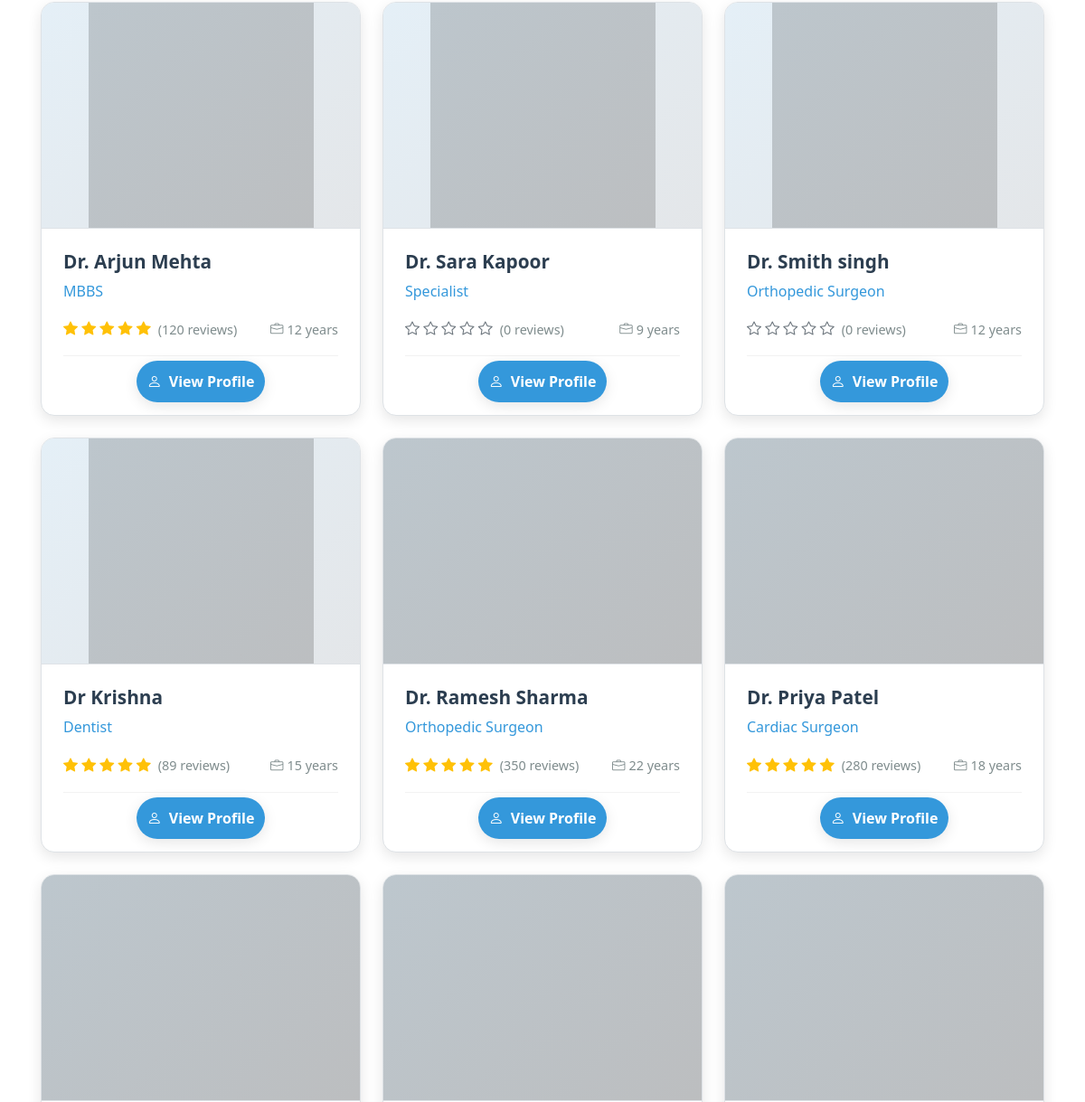
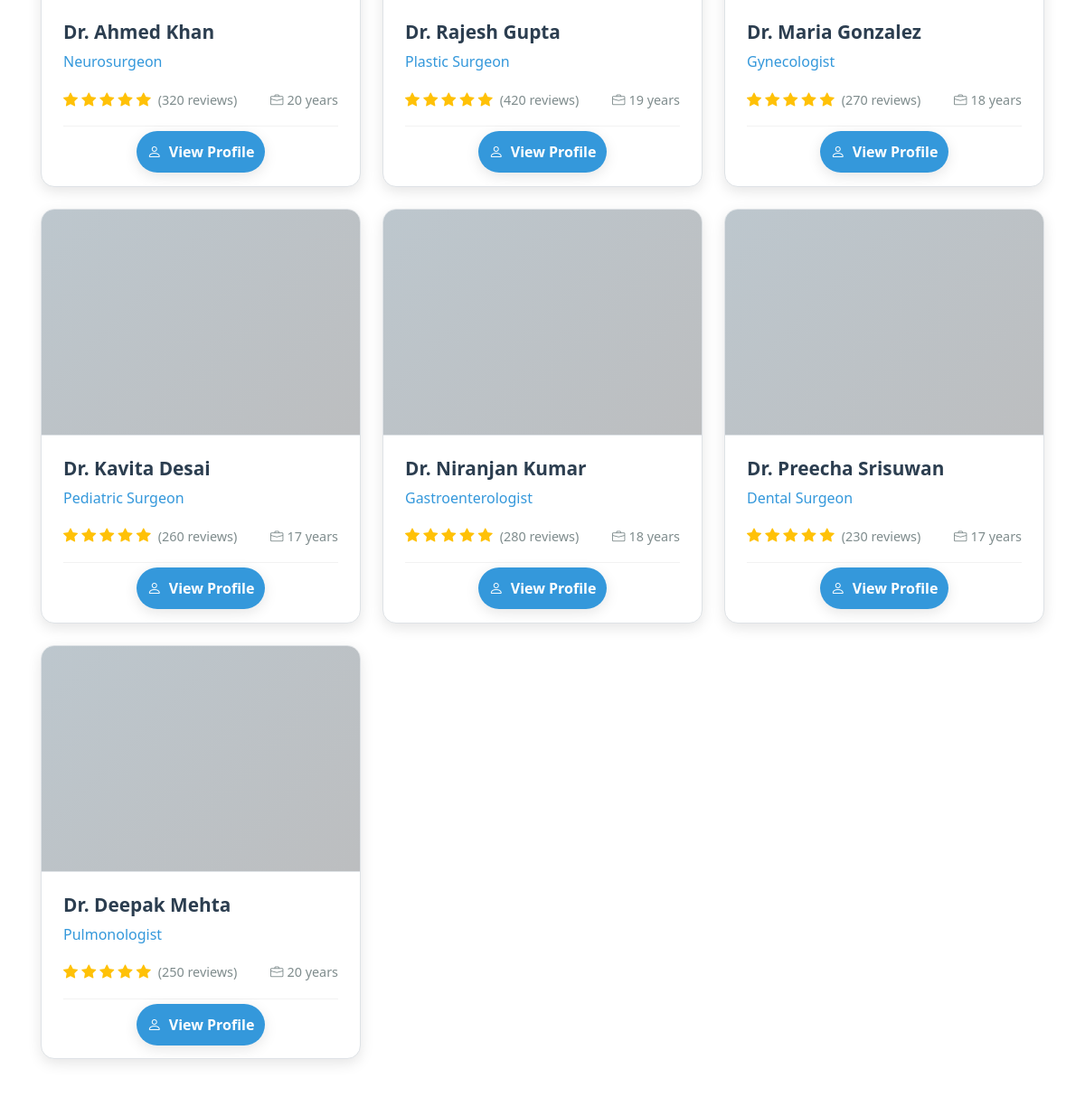
/doctors/ (middle part), run on an earlier commit of the app's database (2 pictures, top to bottom).
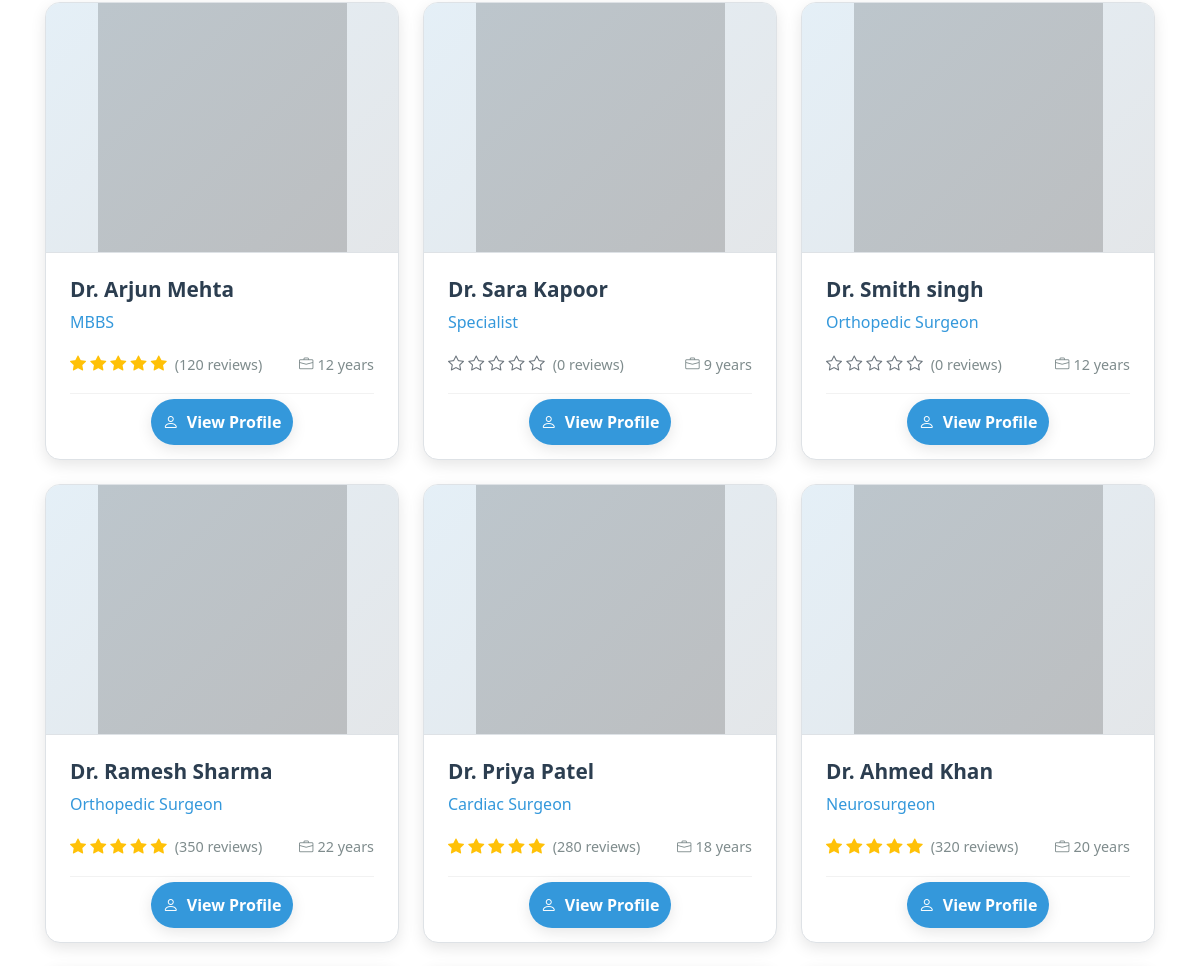
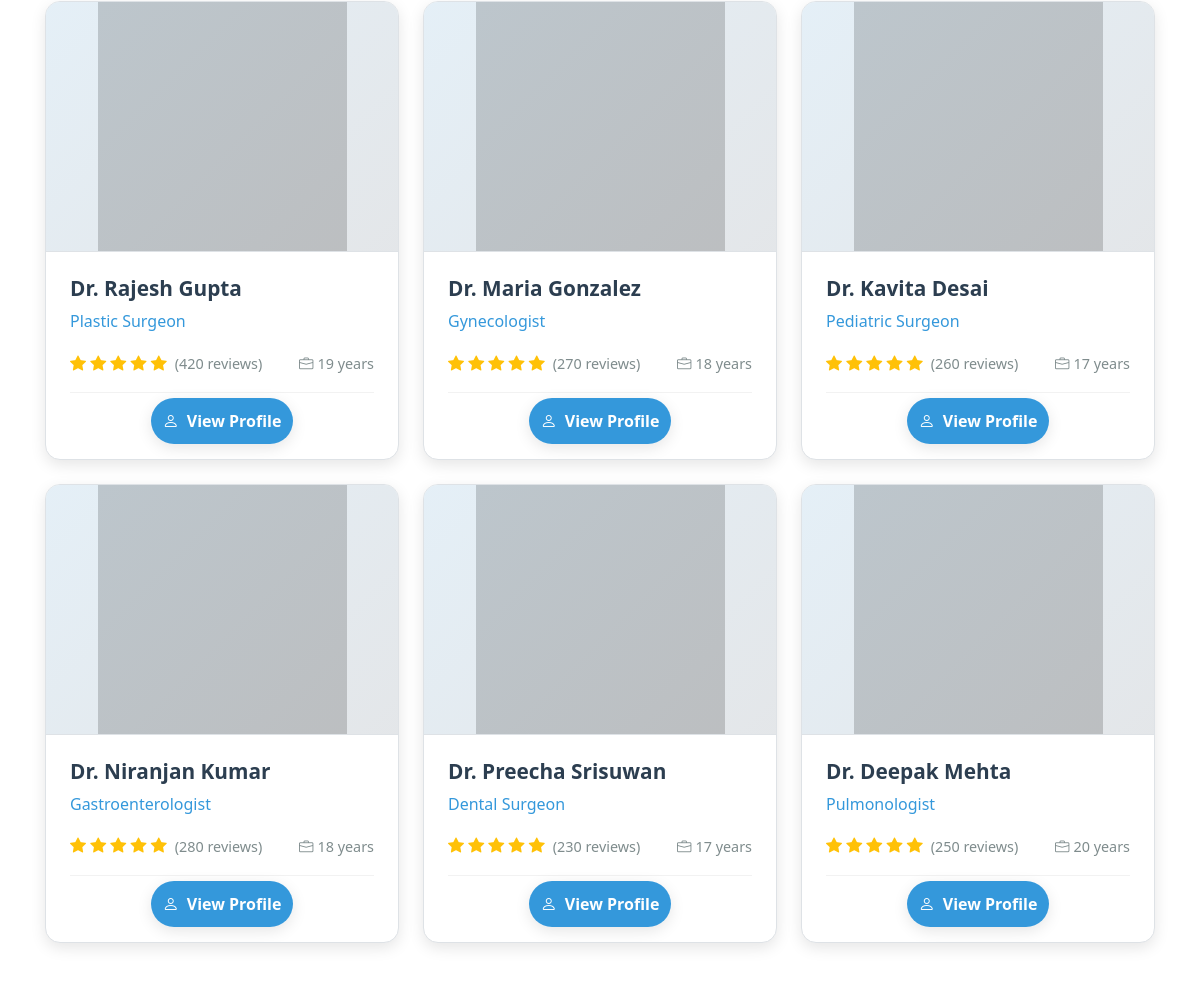
And on a later commit of the database (2 pictures, top to bottom).
### doctors/models.py (models this page shows, shortened)
class Doctor(models.Model):
    name = models.CharField(max_length=200)
    slug = models.SlugField(unique=True, blank=True)
    specialization = models.CharField(max_length=200, blank=True)
    key_points = models.TextField(blank=True)
    about = models.TextField(blank=True, help_text="Detailed description of the doctor's background and expertise")
    education = models.TextField(blank=True)
    experience_years = models.PositiveIntegerField(default=0)  # type: ignore
    treatments = models.ManyToManyField(Treatment, related_name="doctors", blank=True)
    hospitals = models.ManyToManyField(Hospital, related_name="doctors", blank=True)
    awards = models.TextField(blank=True, help_text="Enter awards separated by new lines")
    phone = models.CharField(max_length=20, blank=True)
    email = models.EmailField(blank=True)
    website = models.URLField(blank=True)
    rating = models.DecimalField(max_digits=3, decimal_places=2, default=0.0)
    review_count = models.PositiveIntegerField(default=0)  # type: ignore
    medical_license_number = models.CharField(max_length=50, blank=True)
    languages_spoken = models.CharField(max_length=200, blank=True, help_text="Languages spoken by the doctor, separated by commas")
    profile_picture = models.URLField(blank=True, help_text="URL to doctor's profile picture", validators=[validate_image_url])

### doctors/views.py (the view, shortened to what this page needs)
# urls.py: path("", views.doctors_list, name="doctors_list"),
def doctors_list(request: HttpRequest) -> HttpResponse:
    doctors = Doctor.objects.all()  # type: ignore
    search = request.GET.get('search', '')
    specialization = request.GET.get('specialization', '')
    experience = request.GET.get('experience', '')
    rating = request.GET.get('rating', '')
    treatment = request.GET.get('treatment', '')  # Add treatment filter
    hospital_id = request.GET.get('hospital', '')  # Add hospital filter for related doctors
    treatment_id = request.GET.get('treatment_id', '')  # Add treatment filter for related doctors
    if search:
        name_filter = Q(name__icontains=search)
        specialization_filter = Q(specialization__icontains=search)
        doctors = doctors.filter(name_filter | specialization_filter)  # type: ignore
    if specialization:
        doctors = doctors.filter(specialization__icontains=specialization)  # type: ignore
    if treatment:
        doctors = doctors.filter(treatments__name__icontains=treatment)  # type: ignore
    if hospital_id:
        doctors = doctors.filter(hospitals__id=hospital_id)  # type: ignore
    if treatment_id:
        doctors = doctors.filter(treatments__id=treatment_id)  # type: ignore
    if search or specialization or experience or rating or treatment or hospital_id or treatment_id:
        doctors = doctors.distinct()  # type: ignore
    context = {
        'doctors': doctors,
        'search_filter': search,
        'specialization_filter': specialization,
        'experience_filter': experience,
        'rating_filter': rating,
        'treatment_filter': treatment,
        'hospital_filter': hospital_id,
        'treatment_id_filter': treatment_id,
    }
    return render(request, "doctors/list.html", context)

### doctors/templates/doctors/list.html (shortened to what this page needs)
{% extends 'base.html' %}
{% load static %}
{% block content %}
<div class="doctors-page">
  <section class="doctors-section" aria-labelledby="doctors-heading">
    <div class="container">
      <div class="doctors-grid">
        {% for d in doctors %}
        <div class="doctor-card">
          <div class="doctor-image-container">
            {% if d.profile_picture and d.profile_picture != '' %}
              {% if 'http' in d.profile_picture or 'https' in d.profile_picture %}
                <img src="{{ d.profile_picture }}" class="doctor-image" alt="{{ d.name }}" onerror="this.src='https://ui-avatars.com/api/?name={{ d.name|urlencode }}&background=0D6EFD&color=fff&size=256'; this.classList.add('fallback');">
              {% else %}
                <img src="{{ d.profile_picture }}" class="doctor-image" alt="{{ d.name }}" onerror="this.src='https://ui-avatars.com/api/?name={{ d.name|urlencode }}&background=0D6EFD&color=fff&size=256'; this.classList.add('fallback');">
              {% endif %}
            {% else %}
              <img src="https://ui-avatars.com/api/?name={{ d.name|urlencode }}&background=0D6EFD&color=fff&size=256" class="doctor-image fallback" alt="{{ d.name }}">
            {% endif %}
          </div>
          <div class="doctor-body">
            <h3 class="doctor-name">{{ d.name }}</h3>
            <div class="doctor-specialization">{{ d.specialization|default:'Specialist' }}</div>
            <div class="doctor-meta">
              <div class="doctor-rating">
                <div class="rating-stars">
                  {% for i in "12345" %}
                    {% if forloop.counter <= d.rating|floatformat:"0"|add:"0" %}
                      <i class="bi bi-star-fill text-warning"></i>
                    {% else %}
                      <i class="bi bi-star text-muted"></i>
                    {% endif %}
                  {% endfor %}
                </div>
                <span class="rating-count">({{ d.review_count|default:0 }} reviews)</span>
              </div>
              <div class="doctor-experience">
                <i class="bi bi-briefcase"></i> {{ d.experience_years }} years
              </div>
            </div>
            <div class="doctor-footer">
              <a href="/doctors/{{ d.slug }}/" class="btn-doctor-profile">
                <i class="bi bi-person me-1"></i> View Profile
              </a>
            </div>
          </div>
        </div>
        {% endfor %}
      </div>
    </div>
  </section>
</div>
{% endblock %}

### templates/base.html (shortened to what this page needs)
{% load static %}
<!DOCTYPE html>
<html lang="en">
  <head>
    <link
      href="https://cdn.jsdelivr.net/npm/bootstrap@5.3.3/dist/css/bootstrap.min.css"
      rel="stylesheet"
    />
    <link
      href="https://cdn.jsdelivr.net/npm/bootstrap-icons@1.11.3/font/bootstrap-icons.css"
      rel="stylesheet"
    />
    <link href="{% static 'css/main.css' %}" rel="stylesheet" />
  </head>
  <body>
    <main>
       {% block content %}{% endblock %}
    </main>
  </body>
</html>

### static/css/main.css (style rules this page uses)
:root { --medical-red: #adb5bd; --medical-red-dark: #868e96; --medical-green: #adb5bd; --medical-green-dark: #868e96; --medical-blue: #adb5bd; --medical-blue-dark: #868e96; --medical-blue-light: #e9ecef; --turquoise: #adb5bd; --slate-blue: #adb5bd; --platinum: #e9ecef; --glacier: #e9ecef; --ice-blue: #f8f9fa; --white: #ffffff; --light-gray: #f8f9fa; --dark-gray: #495057; --border-color: #dee2e6; --shadow-color: rgba(0, 0, 0, 0.1); }
body { font-family: 'Inter', system-ui, -apple-system, sans-serif; color: var(--dark-gray); background-color: var(--white); line-height: 1.6; padding: 0; margin: 0; }
h1, h2, h3, h4, h5, h6 { font-weight: 700; color: var(--dark-gray); margin-bottom: 0.5rem; }
h3 { font-size: 1.75rem; }
a { color: var(--medical-blue); text-decoration: none; }
.text-muted { color: #6c757d !important; }
.container, .container-fluid { padding-left: 15px; padding-right: 15px; }

### doctors/templates/doctors/list.html (style rules this page uses)
:root { --primary-dark: #2c3e50; --primary-medium: #3498db; --primary-light: #5dade2; --accent: #e74c3c; --success: #27ae60; --warning: #f39c12; --light-bg: #f8f9fa; --dark-text: #2c3e50; --light-text: #ffffff; --border: #dee2e6; --shadow: rgba(0, 0, 0, 0.1); --shadow-strong: rgba(0, 0, 0, 0.15); --gradient-start: #3498db; --gradient-end: #2c3e50; --transition-speed: 0.3s; }
.doctors-page { font-family: 'Segoe UI', Tahoma, Geneva, Verdana, sans-serif; color: var(--dark-text); line-height: 1.6; }
.doctors-section { background-color: white; padding: 5rem 0; }
.doctors-grid { display: grid; grid-template-columns: repeat(auto-fit, minmax(300px, 1fr)); gap: 2rem; margin-top: 2rem; }
.doctor-card { background: var(--doctor-card-bg, white); border-radius: 15px; overflow: hidden; box-shadow: 0 5px 15px var(--shadow); transition: all var(--transition-speed) ease; border: 1px solid var(--border); display: flex; flex-direction: column; height: 100%; }
.doctor-image-container { position: relative; height: 250px; overflow: hidden; display: flex; align-items: center; justify-content: center; background-color: #f8f9fa; border-bottom: 1px solid var(--border); }
.doctor-image { width: 100%; height: 100%; object-fit: cover; transition: transform var(--transition-speed) ease; display: block; background-color: #f8f9fa; }
.doctor-image-container::before { content: ""; position: absolute; top: 0; left: 0; right: 0; bottom: 0; background: linear-gradient(135deg, #3498db 0%, #2c3e50 100%); opacity: 0.1; z-index: 1; }
.doctor-image.fallback { object-fit: contain; background-color: #f8f9fa; }
.doctor-body { padding: 1.5rem; flex-grow: 1; display: flex; flex-direction: column; }
.doctor-name { font-size: 1.3rem; font-weight: 700; margin-bottom: 0.5rem; color: var(--primary-dark); }
.doctor-specialization { font-size: 1rem; color: var(--primary-medium); margin-bottom: 1rem; font-weight: 500; }
.doctor-meta { display: flex; justify-content: space-between; margin-bottom: 1rem; padding-bottom: 1rem; border-bottom: 1px solid rgba(0, 0, 0, 0.05); }
.doctor-rating { display: flex; align-items: center; }
.rating-stars { color: var(--warning); margin-right: 0.5rem; }
.rating-count { font-size: 0.9rem; color: #7f8c8d; }
.doctor-experience { display: flex; align-items: center; font-size: 0.9rem; color: #7f8c8d; }
.doctor-experience i { margin-right: 0.25rem; }
.doctor-footer { margin-top: auto; text-align: center; }
.btn-doctor-profile { width: 100%; background: var(--primary-medium); color: white; border: none; padding: 0.75rem; font-weight: 600; border-radius: 50px; transition: all var(--transition-speed) ease; box-shadow: 0 4px 15px rgba(0, 0, 0, 0.1); }
@media (max-width: 1200px) { .services-grid, .why-choose-grid, .doctors-grid { gap: 1.5rem; } }

What changed in the data, as far as the page shows it:
removed Doctor: name "Dr Krishna", specialization "Dentist", rating 5 (drawn), review_count "89", experience_years "15"
changed Doctor "Dr. Ramesh Sharma": profile_picture: a different picture
changed Doctor "Dr. Priya Patel": profile_picture: a different picture
changed Doctor "Dr. Ahmed Khan": profile_picture: a different picture
changed Doctor "Dr. Rajesh Gupta": profile_picture: a different picture
changed Doctor "Dr. Maria Gonzalez": profile_picture: a different picture
changed Doctor "Dr. Kavita Desai": profile_picture: a different picture
changed Doctor "Dr. Niranjan Kumar": profile_picture: a different picture
changed Doctor "Dr. Preecha Srisuwan": profile_picture: a different picture
changed Doctor "Dr. Deepak Mehta": profile_picture: a different picture
